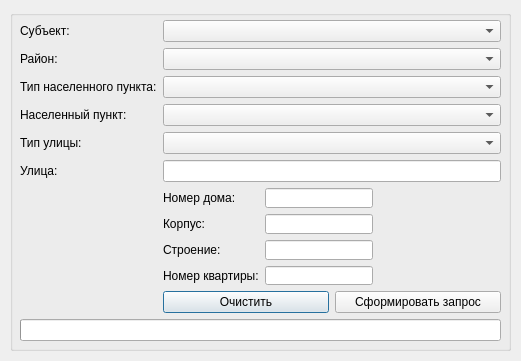
<?xml version="1.0" encoding="UTF-8"?>
<ui version="4.0">
 <class>MainFrom</class>
 <widget class="QDialog" name="MainFrom">
  <property name="enabled">
   <bool>true</bool>
  </property>
  <property name="geometry">
   <rect>
    <x>0</x>
    <y>0</y>
    <width>521</width>
    <height>361</height>
   </rect>
  </property>
  <property name="sizePolicy">
   <sizepolicy hsizetype="Fixed" vsizetype="Fixed">
    <horstretch>0</horstretch>
    <verstretch>0</verstretch>
   </sizepolicy>
  </property>
  <property name="minimumSize">
   <size>
    <width>521</width>
    <height>361</height>
   </size>
  </property>
  <property name="maximumSize">
   <size>
    <width>521</width>
    <height>361</height>
   </size>
  </property>
  <property name="windowTitle">
   <string>Справочная информация по объектам недвижимости</string>
  </property>
  <property name="autoFillBackground">
   <bool>true</bool>
  </property>
  <widget class="QGroupBox" name="grbMain">
   <property name="geometry">
    <rect>
     <x>10</x>
     <y>10</y>
     <width>501</width>
     <height>341</height>
    </rect>
   </property>
   <property name="sizePolicy">
    <sizepolicy hsizetype="Expanding" vsizetype="Expanding">
     <horstretch>0</horstretch>
     <verstretch>0</verstretch>
    </sizepolicy>
   </property>
   <property name="maximumSize">
    <size>
     <width>16777215</width>
     <height>16777215</height>
    </size>
   </property>
   <property name="title">
    <string/>
   </property>
   <widget class="QWidget" name="gridLayoutWidget_2">
    <property name="geometry">
     <rect>
      <x>10</x>
      <y>10</y>
      <width>481</width>
      <height>321</height>
     </rect>
    </property>
    <layout class="QGridLayout" name="gridLayout_4">
     <item row="1" column="0">
      <widget class="QProgressBar" name="loadProgress">
       <property name="value">
        <number>0</number>
       </property>
       <property name="textVisible">
        <bool>false</bool>
       </property>
      </widget>
     </item>
     <item row="0" column="0">
      <layout class="QGridLayout" name="gridLayout">
       <property name="sizeConstraint">
        <enum>QLayout::SetMinAndMaxSize</enum>
       </property>
       <item row="0" column="1">
        <widget class="QComboBox" name="cmbSubject"/>
       </item>
       <item row="7" column="1">
        <layout class="QGridLayout" name="gridLayout_2">
         <item row="1" column="0">
          <widget class="QPushButton" name="btnClear">
           <property name="text">
            <string>Очистить</string>
           </property>
          </widget>
         </item>
         <item row="1" column="1">
          <widget class="QPushButton" name="btnSubmit">
           <property name="text">
            <string>Сформировать запрос</string>
           </property>
          </widget>
         </item>
         <item row="0" column="0">
          <spacer name="verticalSpacer">
           <property name="orientation">
            <enum>Qt::Vertical</enum>
           </property>
           <property name="sizeHint" stdset="0">
            <size>
             <width>20</width>
             <height>40</height>
            </size>
           </property>
          </spacer>
         </item>
        </layout>
       </item>
       <item row="1" column="0">
        <widget class="QLabel" name="lblRegion">
         <property name="text">
          <string>Район:</string>
         </property>
        </widget>
       </item>
       <item row="0" column="0">
        <widget class="QLabel" name="lblSubject">
         <property name="text">
          <string>Субъект:</string>
         </property>
        </widget>
       </item>
       <item row="1" column="1">
        <widget class="QComboBox" name="cmbRegion"/>
       </item>
       <item row="3" column="1">
        <widget class="QComboBox" name="cmbCity"/>
       </item>
       <item row="2" column="0">
        <widget class="QLabel" name="lblCityType">
         <property name="text">
          <string>Тип населенного пункта:</string>
         </property>
        </widget>
       </item>
       <item row="3" column="0">
        <widget class="QLabel" name="lblCity">
         <property name="text">
          <string>Населенный пункт:</string>
         </property>
        </widget>
       </item>
       <item row="2" column="1">
        <widget class="QComboBox" name="cmbCityType"/>
       </item>
       <item row="4" column="1">
        <widget class="QComboBox" name="cmbStreetType"/>
       </item>
       <item row="4" column="0">
        <widget class="QLabel" name="lblStreetType">
         <property name="text">
          <string>Тип улицы:</string>
         </property>
        </widget>
       </item>
       <item row="5" column="0">
        <widget class="QLabel" name="lblStreet">
         <property name="text">
          <string>Улица:</string>
         </property>
        </widget>
       </item>
       <item row="5" column="1">
        <widget class="QLineEdit" name="edtStreet">
         <property name="alignment">
          <set>Qt::AlignCenter</set>
         </property>
        </widget>
       </item>
       <item row="6" column="1">
        <layout class="QGridLayout" name="gridLayout_3">
         <item row="1" column="0">
          <widget class="QLabel" name="lblBuilding">
           <property name="text">
            <string>Корпус:</string>
           </property>
          </widget>
         </item>
         <item row="3" column="1">
          <widget class="QLineEdit" name="edtApartment">
           <property name="alignment">
            <set>Qt::AlignCenter</set>
           </property>
          </widget>
         </item>
         <item row="3" column="0">
          <widget class="QLabel" name="lblApartment">
           <property name="text">
            <string>Номер квартиры:</string>
           </property>
          </widget>
         </item>
         <item row="1" column="1">
          <widget class="QLineEdit" name="edtBuilding">
           <property name="alignment">
            <set>Qt::AlignCenter</set>
           </property>
          </widget>
         </item>
         <item row="0" column="2">
          <spacer name="horizontalSpacer">
           <property name="orientation">
            <enum>Qt::Horizontal</enum>
           </property>
           <property name="sizeType">
            <enum>QSizePolicy::Expanding</enum>
           </property>
           <property name="sizeHint" stdset="0">
            <size>
             <width>80</width>
             <height>20</height>
            </size>
           </property>
          </spacer>
         </item>
         <item row="0" column="0">
          <widget class="QLabel" name="lblHouseNumber">
           <property name="text">
            <string>Номер дома:</string>
           </property>
          </widget>
         </item>
         <item row="0" column="1">
          <widget class="QLineEdit" name="edtHouseNumber">
           <property name="alignment">
            <set>Qt::AlignCenter</set>
           </property>
          </widget>
         </item>
         <item row="2" column="1">
          <widget class="QLineEdit" name="edtStructure">
           <property name="alignment">
            <set>Qt::AlignCenter</set>
           </property>
          </widget>
         </item>
         <item row="2" column="0">
          <widget class="QLabel" name="lblStructure">
           <property name="text">
            <string>Строение:</string>
           </property>
          </widget>
         </item>
         <item row="0" column="3">
          <spacer name="horizontalSpacer_2">
           <property name="orientation">
            <enum>Qt::Horizontal</enum>
           </property>
           <property name="sizeHint" stdset="0">
            <size>
             <width>40</width>
             <height>20</height>
            </size>
           </property>
          </spacer>
         </item>
        </layout>
       </item>
      </layout>
     </item>
    </layout>
   </widget>
  </widget>
 </widget>
 <tabstops>
  <tabstop>cmbSubject</tabstop>
  <tabstop>cmbRegion</tabstop>
  <tabstop>cmbCityType</tabstop>
  <tabstop>cmbCity</tabstop>
  <tabstop>cmbStreetType</tabstop>
  <tabstop>edtStreet</tabstop>
  <tabstop>edtHouseNumber</tabstop>
  <tabstop>edtBuilding</tabstop>
  <tabstop>edtStructure</tabstop>
  <tabstop>edtApartment</tabstop>
  <tabstop>btnSubmit</tabstop>
  <tabstop>btnClear</tabstop>
 </tabstops>
 <resources/>
 <connections/>
</ui>
